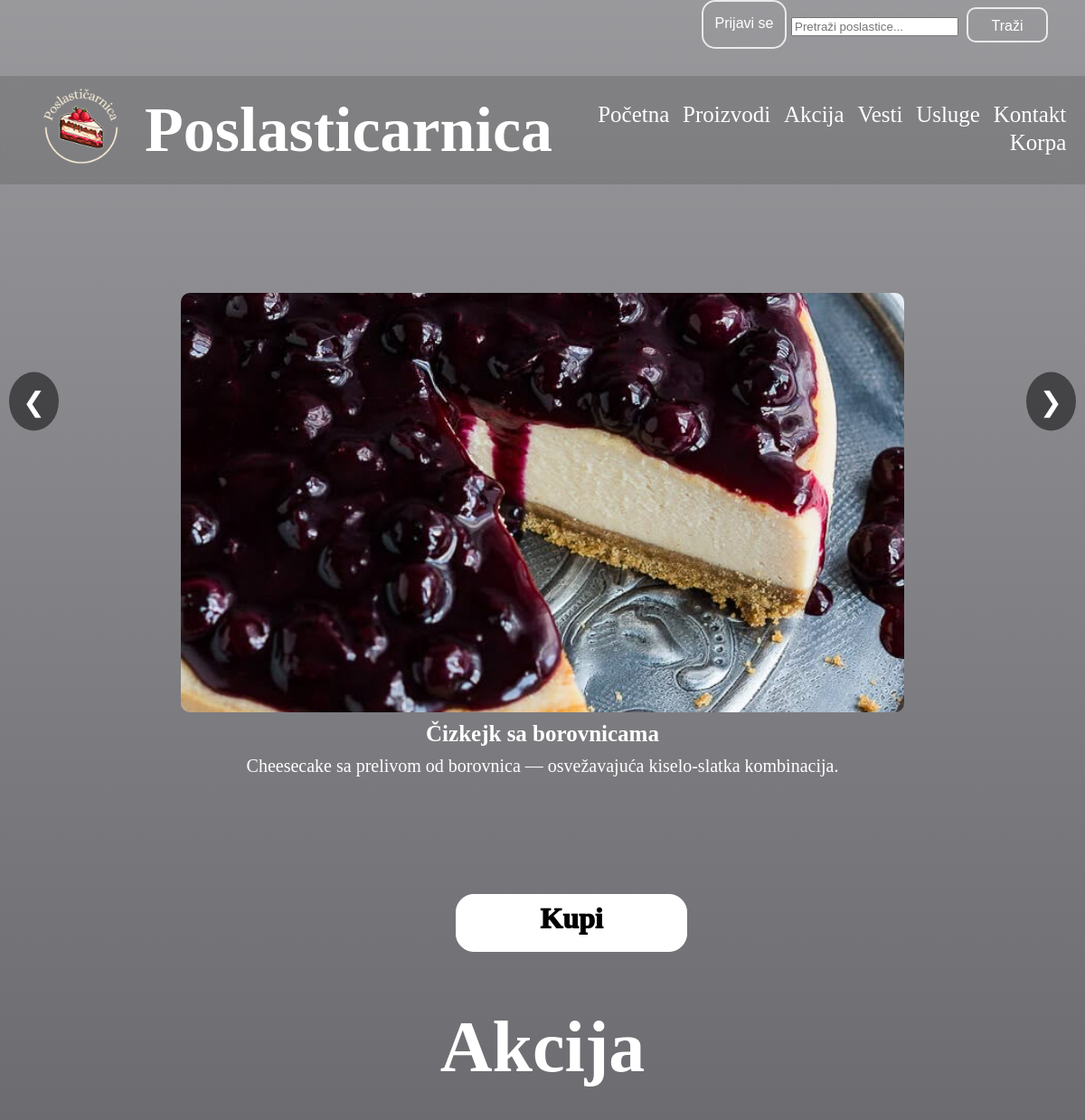
Before: / (upper part) with the older database file.
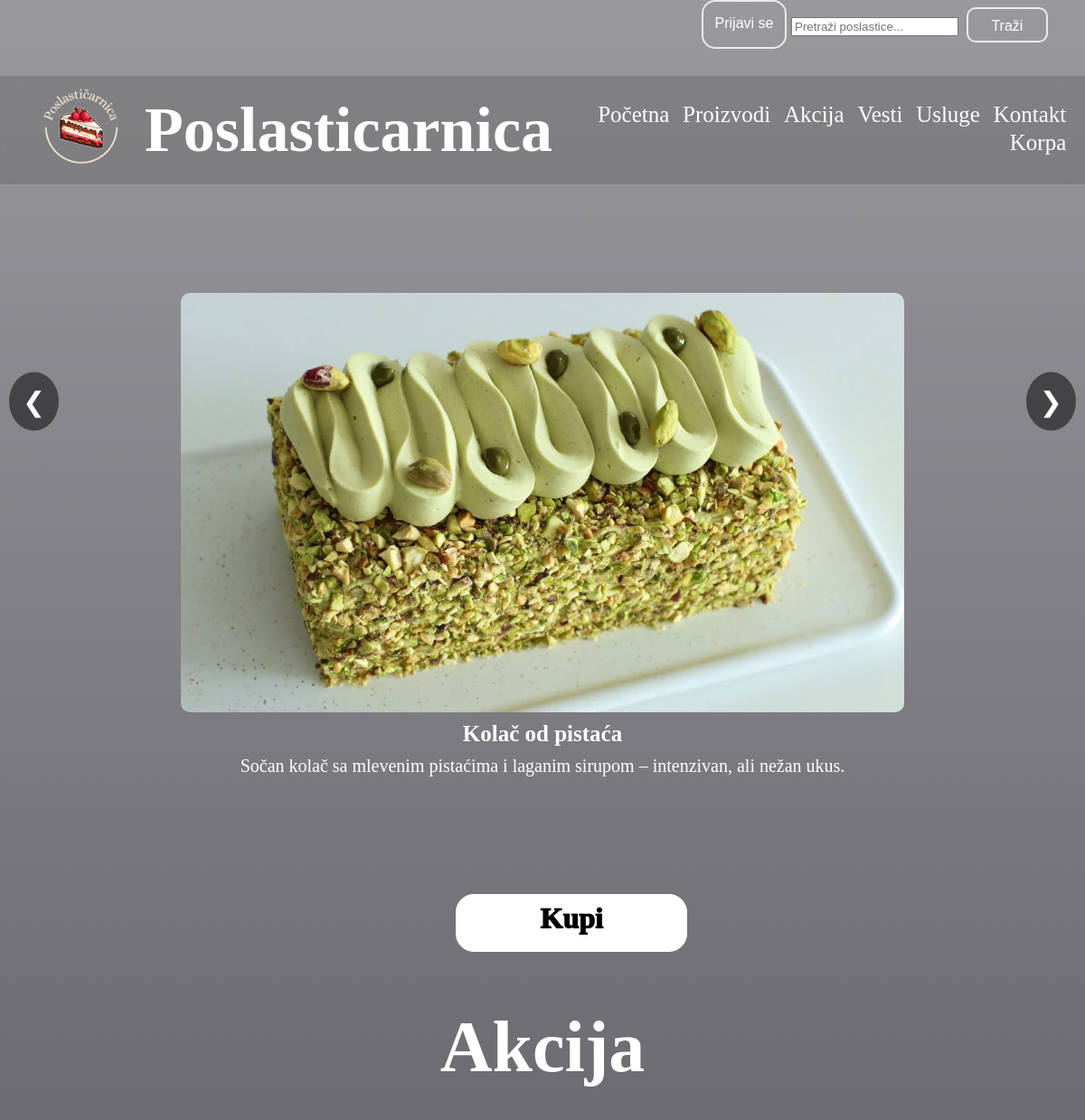
After: the same page with the newer database file.
### tables this page shows
CREATE TABLE IF NOT EXISTS `proizvod` (
  `id` int(10) UNSIGNED NOT NULL AUTO_INCREMENT,
  `naziv` varchar(50) NOT NULL DEFAULT '0',
  `opis` varchar(255) NOT NULL,
  `kategorija` varchar(50) NOT NULL,
  `cena` double NOT NULL DEFAULT 0,
  `zalihe` int(11) NOT NULL DEFAULT 0,
  `slika` varchar(255) NOT NULL DEFAULT '0',
  PRIMARY KEY (`id`)
);

### korisnickaStrana/model/ProizvodModel.php (called while the page is built, shortened)
<?php
include_once(__DIR__ . "/../config/database.php");
$query = "SELECT * FROM proizvod ORDER BY id DESC";
$query_run = mysqli_query($con, $query);
$query = "SELECT * FROM proizvod ORDER BY id DESC LIMIT 5";
$query_run = mysqli_query($con, $query);
if ($query_run && mysqli_num_rows($query_run) > 0) {
    $proizvod5 = mysqli_fetch_all($query_run, MYSQLI_ASSOC);
} else {
    die("Greška: Proizvod nije pronađen.");
}
?>

### korisnickaStrana/view/pocetna.php (the view, shortened to what this page needs)
<html lang="en">
<head>
    <link rel="stylesheet" href="/Poslasticarnica/korisnickaStrana/public/pocetna.css">
    <link rel="stylesheet" href="/Poslasticarnica/korisnickaStrana/public/proizvodi.css">
</head>
<body id="body">
<div class="swiper-container">
    <div class="swiper-wrapper">
        <?php foreach ($proizvod5 as $proizvod): ?>
            <div class="swiper-slide">
            <a href="index.php?page=proizvod&id=<?= $proizvod['id'] ?>">
                <img src="<?= $proizvod['slika']; ?>" >
                <h3><?= $proizvod['naziv']; ?></h3>
                <p><?= $proizvod['opis']; ?></p>
            </div>
        <?php endforeach; ?>
    </div>
    </div>
      <button class="prev" onclick="moveSlide(-1)">&#10094;</button>
    <button class="next" onclick="moveSlide(1)">&#10095;</button>
    <a href="/Poslasticarnica/proizvodi ?>">
    <button id="buy-button">Kupi</button>
</a>
<h1 id="sale-title"> Akcija</h1>
</body>
</html>

### korisnickaStrana/view/nav-bar.php (shortened to what this page needs)
<?php
$q_nav = isset($_GET['q']) ? $_GET['q'] : '';
?>
<link rel="stylesheet" href="/Poslasticarnica/korisnickaStrana/public/nav-bar.css">
<link rel="stylesheet" href="/Poslasticarnica/korisnickaStrana/public/footer.css">
<header id="site-header">
    <div class="search">
        <?php if (isset($_SESSION['auth']) && $_SESSION['auth'] == true): ?>
            <a href="/Poslasticarnica/index.php?page=logout">Odjavi se</a>
        <?php else: ?>
            <a href="/Poslasticarnica/index.php?page=login">Prijavi se</a>
        <?php endif; ?>
        <div id="search-card">
            <form method="get" action="/Poslasticarnica/index.php" accept-charset="UTF-8">
                <input type="search"
                       name="q"
                       placeholder="Pretraži poslastice..."
                       value="<?= htmlspecialchars($q_nav) ?>">
                <button type="submit">Traži</button>
            </form>
        </div>
    </div>
    <nav>
        <a href="/Poslasticarnica/">
            <img src="/Poslasticarnica/korisnickaStrana/public/slike/Poslastičarnica_logo.png"
                 alt="Logo Poslastičarnica">
        </a>
        <h1>Poslasticarnica</h1>
        <div class="navigation">
            <ul>
                <li><a href="/Poslasticarnica/">Početna</a></li>
                <li><a href="/Poslasticarnica/proizvodi">Proizvodi</a></li>
                <li><a href="/Poslasticarnica/akcije">Akcija</a></li>
                <li><a href="/Poslasticarnica/vesti">Vesti</a></li>
                <li><a href="/Poslasticarnica/usluge">Usluge</a></li>
                <li><a href="/Poslasticarnica/kontakt">Kontakt</a></li>
                <li><a href="/Poslasticarnica/korpa">Korpa</a></li>
            </ul>
        </div>
    </nav>
</header>

### index.php (shortened to what this page needs)
<?php
include_once './korisnickaStrana/config/database.php';
include_once './korisnickaStrana/model/ProizvodModel.php';
include_once './korisnickaStrana/view/nav-bar.php';
$page = isset($_GET['page']) ? $_GET['page'] : 'pocetna';
switch ($page) {
    case 'pocetna':
        include './korisnickaStrana/view/pocetna.php';
        break;
}
?>

### korisnickaStrana/public/nav-bar.css (style rules this page uses)
#body { height: 111vh; width: 100%; background-image: linear-gradient(rgba(0,0,9,0.4),rgba(0,0,9,0.7)), url(../public/slike/background1.jpg); background-position: center; background-size: cover; position: relative; }
.search { display: flex; justify-content: right; margin-right: 5px; padding: 0px 0; }
.search a { width:90px; height: 35px; text-align:center; padding-top: 15px; text-decoration: none; color: white; border: 2px solid rgb(234, 234, 234); border-radius: 15px; transition: 0.4s; background-color:transparent; backdrop-filter: blur(15px); font-size: 16px; }
#search-card { margin: 5px; margin-right: 20px; width: 300px; font-size: 32px; }
#search-card button { color: white; border: 2px solid rgb(234, 234, 234); border-radius: 10px; transition: 0.4s; background-color:transparent; backdrop-filter: blur(15px); width:90px; height: 35px; padding-top: 10px; padding-bottom: 25px; text-align: center; font-size: 16px; }
nav { display: flex; position:sticky; top:0px; justify-content: space-between; align-items: center; backdrop-filter: blur(15px); background-color: #45454540; padding: 10px; z-index: 9999; }
nav a img { height: 100px; width: 100px; margin-right: 20px; margin-left: 30px; }
.navigation { text-align:right; font-family: Snell Roundhand, cursive; width: 100%; }
h1 { color: white; text-align:right; font-family: "Freestyle Script"; margin-bottom: 5px; margin-top: 5px; font-size: 70px; }
.navigation ul li { display: inline-block; position: relative; list-style: none; padding-right: 1%; margin-right: 1%; }
.navigation ul li::after { background-color: #775206; height: 3px; width: 0%; transition: 0.3s; display: block; content: ""; }
.navigation ul li a { color: white; text-decoration: none; font-size: 25px; }

### korisnickaStrana/public/pocetna.css (style rules this page uses)
.swiper-container { width: 100%; max-width: 1200px; margin: 0 auto; overflow: hidden; position: relative; border-radius: 10px; }
.swiper-wrapper { display: flex; transition: transform 0.5s ease-in-out; }
.swiper-slide { min-width: 100%; box-sizing: border-box; text-align: center; border-radius: 10px; padding: 10%; }
.swiper-slide img { height: 58vh; width: 100vh; object-fit:cover; border-radius: 10px; margin-bottom: 0; }
.swiper-slide h3 { font-family: Snell Roundhand, cursive; font-size: 25px; color: #ffffff; margin: 10px 0; font-weight: bold; }
.swiper-slide p { font-family: Snell Roundhand, cursive; font-size: 20px; color: #ffffff; margin: 10px 0; }
.prev, .next { position: absolute; top: 50%; transform: translateY(-50%); background: rgba(0, 0, 0, 0.5); color: white; border: none; padding: 15px; cursor: pointer; font-size: 30px; border-radius: 50%; z-index: 10; }
.prev { left: 10px; }
.next { right: 10px; }
#sale-title { color: white; margin-top: 5%; font-size: 5em; text-align: center; font-family: "Ink Free", Times, serif; z-index: 0; }
#buy-button { margin-left: 42%; font-family: Snell Roundhand, cursive; width: 256px; height: 64px; padding-bottom: 10px; position:relative; border: 1px solid #ffffff; border-radius: 20px; color: #000000; font-weight: 1000; font-size: 32px; background-color: white; backdrop-filter: blur(15px); }

### korisnickaStrana/public/proizvodi.css (style rules this page uses)
body { font-family: 'Arial', sans-serif; margin: 0; padding: 0; }
a { text-decoration: none; }

Changed rows visible on the page:
no longer on this page (row unchanged): proizvod: slika (picture), naziv "Čizkejk sa borovnicama", opis "Cheesecake sa prelivom od borovnica — osvežavajuća kiselo-slatka kombinacija."
added proizvod: slika (picture), naziv "Kolač od pistaća", opis "Sočan kolač sa mlevenim pistaćima i laganim sirupom – intenzivan, ali nežan ukus."
